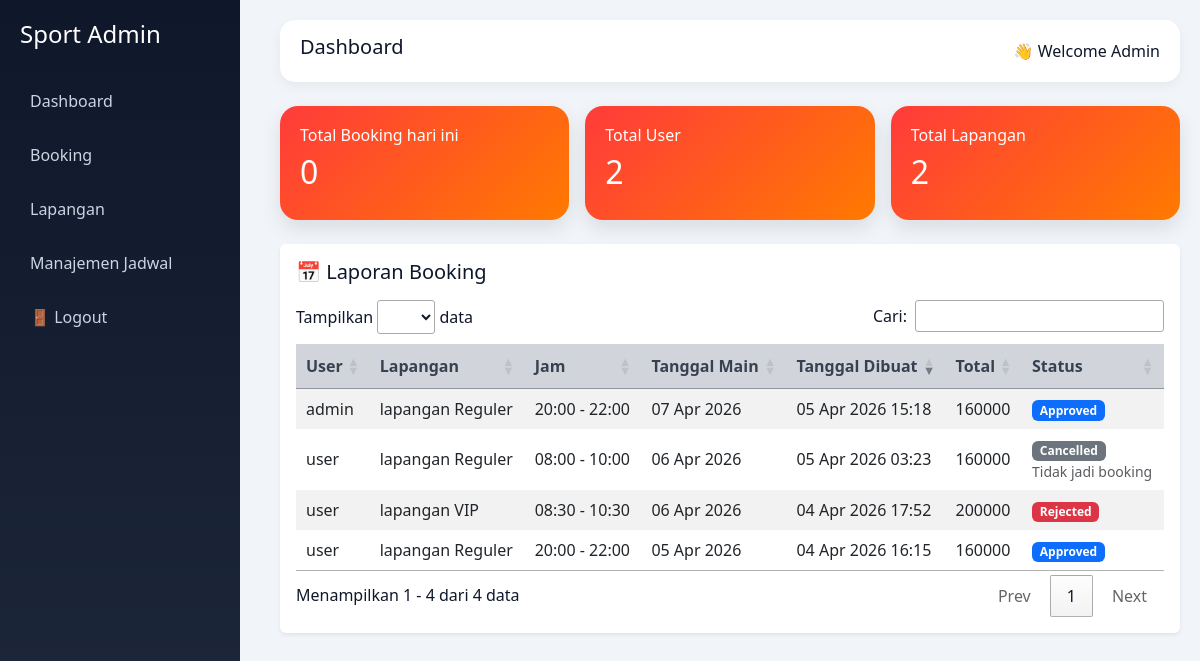
/admin/index.php (signed in), run on the app's committed database.
### tables this page shows
CREATE TABLE `booking` (
  `id` int(11) NOT NULL,
  `user_id` int(11) DEFAULT NULL,
  `lapangan_id` int(11) DEFAULT NULL,
  `tanggal` date DEFAULT NULL,
  `jam_mulai` time DEFAULT NULL,
  `jam_selesai` time DEFAULT NULL,
  `durasi` int(11) DEFAULT NULL,
  `total_harga` int(11) DEFAULT NULL,
  `status` enum('pending','approved','rejected','cancelled') DEFAULT 'pending',
  `keterangan` text DEFAULT NULL,
  `created_at` timestamp NOT NULL DEFAULT current_timestamp()
);

CREATE TABLE `users` (
  `id` int(11) NOT NULL,
  `nama` varchar(100) NOT NULL,
  `username` varchar(100) DEFAULT NULL,
  `password` text NOT NULL,
  `role` enum('admin','user') DEFAULT 'user',
  `created_at` timestamp NOT NULL DEFAULT current_timestamp()
);

CREATE TABLE `lapangan` (
  `id` int(11) NOT NULL,
  `nama_lapangan` varchar(100) DEFAULT NULL,
  `deskripsi` text DEFAULT NULL,
  `harga_per_jam` int(11) DEFAULT NULL,
  `gambar` varchar(255) DEFAULT NULL,
  `created_at` timestamp NOT NULL DEFAULT current_timestamp()
);

### admin/home.php (the view, shortened to what this page needs)
<?php
include 'koneksi.php';
$today = date('Y-m-d');
$q1 = mysqli_query($conn, "
    SELECT COUNT(*) as total
    FROM booking
    WHERE created_at >= '$today 00:00:00'
    AND created_at <= '$today 23:59:59'
");
$total_booking = mysqli_fetch_assoc($q1)['total'];
$q2 = mysqli_query($conn, "SELECT COUNT(*) as total FROM users");
$total_user = mysqli_fetch_assoc($q2)['total'];
$q3 = mysqli_query($conn, "SELECT COUNT(*) as total FROM lapangan");
$total_lapangan = mysqli_fetch_assoc($q3)['total'];
$laporan = mysqli_query($conn, "
    SELECT booking.*, users.username, lapangan.nama_lapangan
    FROM booking
    JOIN users ON booking.user_id = users.id
    JOIN lapangan ON booking.lapangan_id = lapangan.id
    WHERE booking.status IN ('approved','rejected', 'cancelled')
    ORDER BY booking.created_at DESC
");
?>
<div class="content fade-in">
    <div class="topbar mb-4">
        <h5>Dashboard</h5>
        <span>👋 Welcome Admin</span>
    </div>
    <div class="row mb-4 g-3">
        <div class="col-md-4">
            <div class="card-sport">
                <h6>Total Booking hari ini</h6>
                <h2><?= $total_booking; ?></h2>
            </div>
        </div>
        <div class="col-md-4">
            <div class="card-sport">
                <h6>Total User</h6>
                <h2><?= $total_user; ?></h2>
            </div>
        </div>
        <div class="col-md-4">
            <div class="card-sport">
                <h6>Total Lapangan</h6>
                <h2><?= $total_lapangan; ?></h2>
            </div>
        </div>
    </div>
    <div class="table-wrapper p-3 mb-5 rounded shadow-sm bg-white">
        <div class="d-flex justify-content-between align-items-center mb-3">
            <h5 class="mb-0">📅 Laporan Booking</h5>
        </div>
        <div class="table-responsive">
            <table id="tableAdmin" class="table table-striped align-middle">
                <thead class="table-light">
                    <tr>
                        <th>User</th>
                        <th>Lapangan</th>
                        <th>Jam</th>
                        <th>Tanggal Main</th>
                        <th>Tanggal Dibuat</th>
                        <th>Total</th>
                        <th>Status</th>
                    </tr>
                </thead>
                <tbody>
                    <?php if (mysqli_num_rows($laporan) > 0): ?>
                        <?php while ($row = mysqli_fetch_assoc($laporan)): ?>
                            <tr>
                                <td><?= $row['username']; ?></td>
                                <td><?= $row['nama_lapangan']; ?></td>
                                <td><?= date('H:i', strtotime($row['jam_mulai'])) ?> - <?= date('H:i', strtotime($row['jam_selesai'])) ?></td>
                                <td><?= date('d M Y', strtotime($row['tanggal'])) ?></td>
                                <td data-order="<?= $row['created_at']; ?>">
                                    <?= date('d M Y H:i', strtotime($row['created_at'])); ?>
                                </td>
                                <td><?= $row['total_harga']; ?></td>
                                <td>
                                    <?php if ($row['status'] == 'approved'): ?>
                                        <span class="badge bg-primary">Approved</span>
                                    <?php elseif ($row['status'] == 'cancelled'): ?>
                                        <span class="badge bg-secondary">Cancelled</span>
                                        <div class="small text-muted">
                                            <?= htmlspecialchars($row['keterangan']); ?>
                                        </div>
                                    <?php else: ?>
                                        <span class="badge bg-danger">Rejected</span>
                                    <?php endif; ?>
                                </td>
                            </tr>
                        <?php endwhile; ?>
                    <?php endif; ?>
                </tbody>
            </table>
        </div>
    </div>
</div>

### admin/dashboard.php (style rules this page uses)
body { margin: 0; font-family: 'Segoe UI', sans-serif; background: #f1f5f9; color: #0f172a; }
.content { margin-left: 260px; padding: 20px; }
.topbar { background: #ffffff; padding: 15px 20px; border-radius: 15px; display: flex; justify-content: space-between; align-items: center; box-shadow: 0 4px 12px rgba(0, 0, 0, 0.05); }
.card-sport { border-radius: 18px; padding: 20px; color: white; background: linear-gradient(135deg, #ff3b3b, #ff7a00); box-shadow: 0 8px 20px rgba(0, 0, 0, 0.1); transition: 0.3s; }
.table-wrapper { background: #ffffff; border-radius: 15px; padding: 20px; box-shadow: 0 4px 15px rgba(0, 0, 0, 0.05); }
.table thead { background: #d1d5db; }
.table thead th { background: #d1d5db; }
.table th { color: #374151; padding: 14px; border: none; }
.table td { padding: 14px; border: none; }
.table tbody tr:nth-child(even) { background: #f9fafb; }
.fade-in { animation: fadeIn 0.4s ease-in-out; }

### data on the page
booking: user.username "admin", lapangan.nama_lapangan "lapangan Reguler", jam_mulai "20:00", jam_selesai "22:00", tanggal "07 Apr 2026", created_at "05 Apr 2026 15:18", total_harga "160000", status "Approved"
booking: user.username "user", lapangan.nama_lapangan "lapangan Reguler", jam_mulai "08:00", jam_selesai "10:00", tanggal "06 Apr 2026", created_at "05 Apr 2026 03:23", total_harga "160000", keterangan "Tidak jadi booking"
booking: user.username "user", lapangan.nama_lapangan "lapangan VIP", jam_mulai "08:30", jam_selesai "10:30", tanggal "06 Apr 2026", created_at "04 Apr 2026 17:52", total_harga "200000", status "Rejected"
booking: user.username "user", lapangan.nama_lapangan "lapangan Reguler", jam_mulai "20:00", jam_selesai "22:00", tanggal "05 Apr 2026", created_at "04 Apr 2026 16:15", total_harga "160000", status "Approved"

### other printed values
$total_booking "0"
$total_user "2"
$total_lapangan "2"
